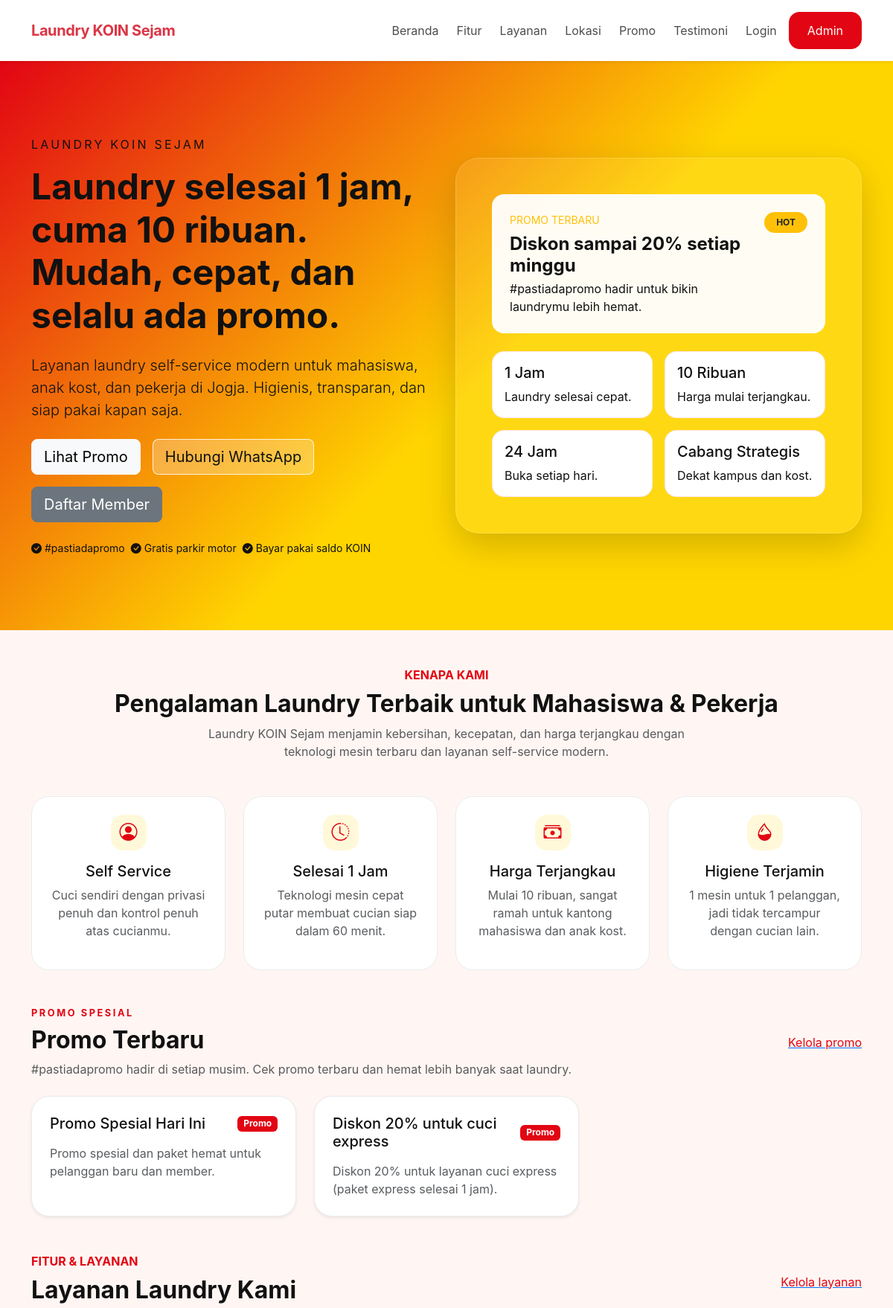
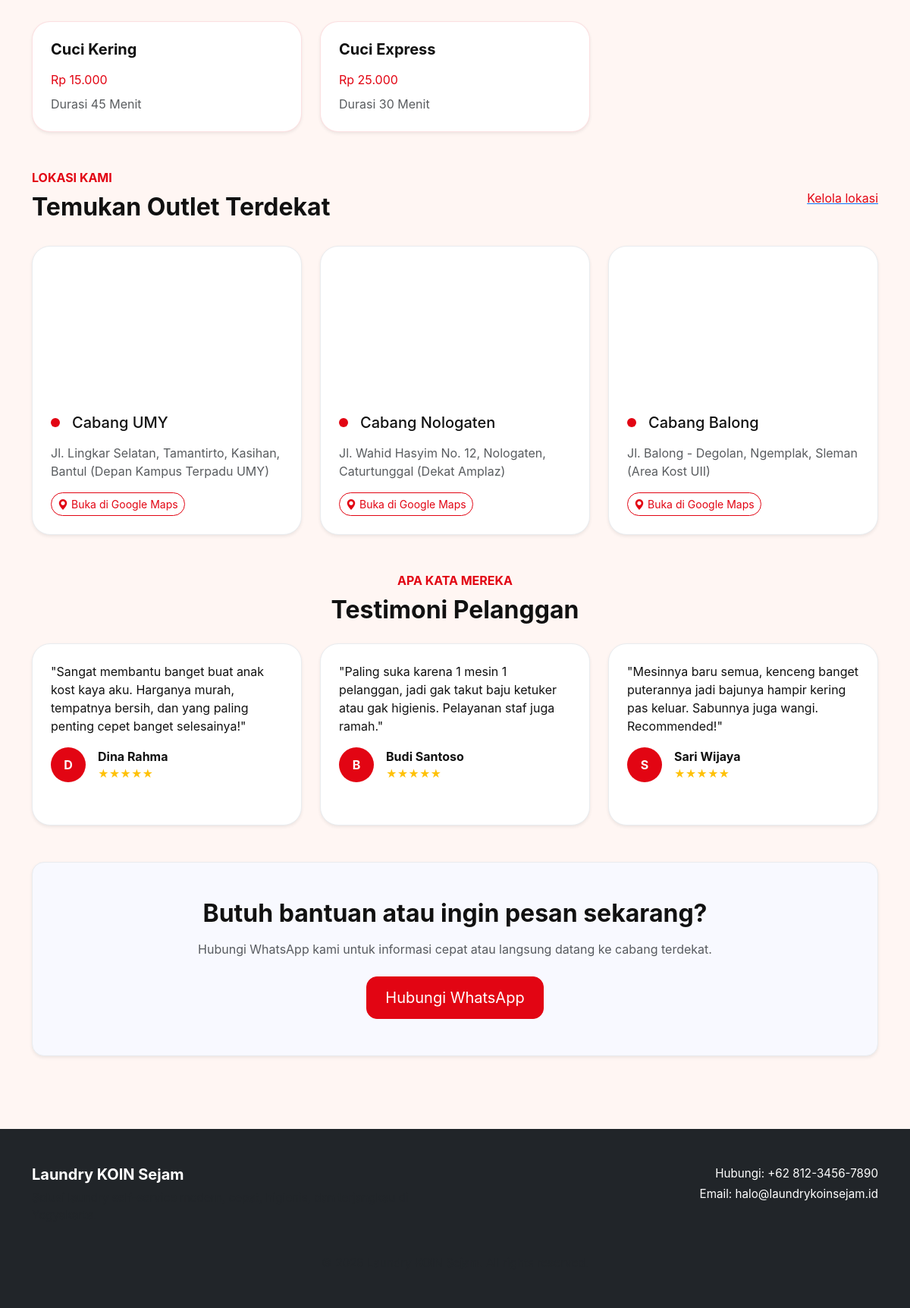
The page / on the database its author committed (2 pictures, top to bottom).
### tables this page shows
CREATE TABLE `promo` (
  `id` INT UNSIGNED NOT NULL AUTO_INCREMENT,
  `judul_promo` VARCHAR(255) NOT NULL,
  `deskripsi` TEXT NOT NULL,
  PRIMARY KEY (`id`)
);

CREATE TABLE `layanan` (
  `id` INT UNSIGNED NOT NULL AUTO_INCREMENT,
  `nama_layanan` VARCHAR(255) NOT NULL,
  `harga` INT UNSIGNED NOT NULL,
  `durasi` VARCHAR(100) NOT NULL,
  PRIMARY KEY (`id`)
);

CREATE TABLE `lokasi` (
  `id` INT UNSIGNED NOT NULL AUTO_INCREMENT,
  `nama_lokasi` VARCHAR(255) NOT NULL,
  `alamat` TEXT NOT NULL,
  `image_url` VARCHAR(255) DEFAULT NULL,
  `maps_url` VARCHAR(255) DEFAULT NULL,
  `latitude` DECIMAL(10,7) NOT NULL DEFAULT 0.0,
  `longitude` DECIMAL(10,7) NOT NULL DEFAULT 0.0,
  PRIMARY KEY (`id`)
);

CREATE TABLE `testimoni` (
  `id` INT UNSIGNED NOT NULL AUTO_INCREMENT,
  `nama_pelanggan` VARCHAR(255) NOT NULL,
  `isi_testimoni` TEXT NOT NULL,
  `rating` TINYINT UNSIGNED NOT NULL DEFAULT 5,
  PRIMARY KEY (`id`)
);

### index.php (the view, shortened to what the rows shown need)
<?php
require_once 'includes/koneksi.php';
$serviceList = query($koneksi, "SELECT * FROM layanan ORDER BY id ASC LIMIT 6");
$locationList = query($koneksi, "SELECT * FROM lokasi ORDER BY id ASC LIMIT 4");
$promoList = query($koneksi, "SELECT * FROM promo ORDER BY id DESC LIMIT 3");
$testimonialList = query($koneksi, "SELECT * FROM testimoni ORDER BY id DESC LIMIT 3");
?>
<!DOCTYPE html>
<html lang="id">
<head>
    <link rel="stylesheet" href="https://cdn.jsdelivr.net/npm/bootstrap@5.3.2/dist/css/bootstrap.min.css">
    <link rel="stylesheet" href="https://cdn.jsdelivr.net/npm/bootstrap-icons@1.11.3/font/bootstrap-icons.css">
    <link rel="stylesheet" href="assets/css/style.css">
</head>
<body>
    <section id="home" class="hero-home">
        <div class="container py-7">
            <div class="row align-items-center gy-5">
                <div class="col-lg-6">
                    <h1 class="display-5 fw-bold mb-4">Laundry selesai 1 jam, cuma 10 ribuan. Mudah, cepat, dan selalu ada promo.</h1>
                </div>
            </div>
        </div>
    </section>
    <main class="container py-5">
        <section id="features" class="mb-5">
            <div class="text-center mb-5">
                <h2 class="fw-bold">Pengalaman Laundry Terbaik untuk Mahasiswa & Pekerja</h2>
            </div>
        </section>
        <section id="promo" class="mb-5">
            <div class="d-flex justify-content-between align-items-center mb-4 flex-column flex-md-row gap-3">
                <div>
                    <h2 class="fw-bold">Promo Terbaru</h2>
                </div>
            </div>
            <div class="row g-4">
                <?php if ($promoList && mysqli_num_rows($promoList) > 0): ?>
                    <?php while ($promo = mysqli_fetch_assoc($promoList)): ?>
                        <div class="col-md-6 col-xl-4">
                            <div class="promo-card p-4 h-100 shadow-sm">
                                <div class="d-flex align-items-center justify-content-between mb-3">
                                    <h5 class="mb-0"><?= htmlspecialchars($promo['judul_promo']) ?></h5>
                                    <span class="badge bg-primary">Promo</span>
                                </div>
                                <p class="text-muted mb-0"><?= htmlspecialchars($promo['deskripsi']) ?></p>
                            </div>
                        </div>
                    <?php endwhile; ?>
                <?php else: ?>
                    <div class="col-12"><div class="alert alert-secondary">Belum ada promo aktif.</div></div>
                <?php endif; ?>
            </div>
        </section>
        <section id="services" class="mb-5">
            <div class="d-flex justify-content-between align-items-center mb-4">
                <div>
                    <h2 class="fw-bold">Layanan Laundry Kami</h2>
                </div>
            </div>
            <div class="row g-4">
                <?php if ($serviceList && mysqli_num_rows($serviceList) > 0): ?>
                    <?php while ($service = mysqli_fetch_assoc($serviceList)): ?>
                        <div class="col-md-6 col-xl-4">
                            <div class="service-card p-4 h-100 shadow-sm">
                                <h5><?= htmlspecialchars($service['nama_layanan']) ?></h5>
                                <p class="price mb-2"><?= formatRupiah($service['harga']) ?></p>
                                <p class="text-muted mb-0">Durasi <?= htmlspecialchars($service['durasi']) ?></p>
                            </div>
                        </div>
                    <?php endwhile; ?>
                <?php else: ?>
                    <div class="col-12"><div class="alert alert-secondary">Belum ada layanan yang tersedia.</div></div>
                <?php endif; ?>
            </div>
        </section>
        <section id="locations" class="mb-5">
            <div class="d-flex justify-content-between align-items-center mb-4">
                <div>
                    <h2 class="fw-bold">Temukan Outlet Terdekat</h2>
                </div>
            </div>
            <div class="row g-4">
                <?php if ($locationList && mysqli_num_rows($locationList) > 0): ?>
                    <?php while ($location = mysqli_fetch_assoc($locationList)): ?>
                        <div class="col-md-6 col-xl-4">
                            <div class="location-card p-4 h-100 shadow-sm">
                                <?php if (!empty($location['image_url'])): ?>
                                    <div class="location-image mb-3" style="background-image:url('<?= htmlspecialchars($location['image_url']) ?>');"></div>
                                <?php endif; ?>
                                <div class="d-flex align-items-center mb-3">
                                    <div class="location-dot"></div>
                                    <h5 class="mb-0 ms-3"><?= htmlspecialchars($location['nama_lokasi']) ?></h5>
                                </div>
                                <p class="text-muted mb-3"><?= nl2br(htmlspecialchars($location['alamat'])) ?></p>
                                <?php if (!empty($location['maps_url'])): ?>
                                    <a href="<?= htmlspecialchars($location['maps_url']) ?>" target="_blank" class="btn btn-outline-primary btn-sm rounded-pill">
                                        <i class="bi bi-geo-alt-fill me-1"></i>Buka di Google Maps
                                    </a>
                                <?php endif; ?>
                            </div>
                        </div>
                    <?php endwhile; ?>
                <?php else: ?>
                    <div class="col-12"><div class="alert alert-secondary">Belum ada lokasi cabang.</div></div>
                <?php endif; ?>
            </div>
        </section>
        <section id="testimonials" class="mb-5">
            <div class="text-center mb-4">
                <h2 class="fw-bold">Testimoni Pelanggan</h2>
            </div>
            <div class="row g-4">
                <?php if ($testimonialList && mysqli_num_rows($testimonialList) > 0): ?>
                    <?php while ($testi = mysqli_fetch_assoc($testimonialList)): ?>
                        <div class="col-md-6 col-xl-4">
                            <div class="testimonial-card p-4 h-100 shadow-sm">
                                <p class="mb-3">"<?= htmlspecialchars($testi['isi_testimoni']) ?>"</p>
                                <div class="d-flex align-items-center gap-3">
                                    <div class="testimonial-avatar"><?= strtoupper(substr($testi['nama_pelanggan'], 0, 1)) ?></div>
                                    <div>
                                        <strong><?= htmlspecialchars($testi['nama_pelanggan']) ?></strong>
                                        <div class="text-warning small"><?= str_repeat('★', max(1, min(5, (int)$testi['rating']))) ?></div>
                                    </div>
                                </div>
                            </div>
                        </div>
                    <?php endwhile; ?>
                <?php else: ?>
                    <div class="col-12"><div class="alert alert-secondary">Belum ada testimoni.</div></div>
                <?php endif; ?>
            </div>
        </section>
        <section id="contact" class="mb-5">
            <div class="contact-card p-5 shadow-sm rounded-4 text-center">
                <h2 class="fw-bold mb-3">Butuh bantuan atau ingin pesan sekarang?</h2>
            </div>
        </section>
    </main>
</body>
</html>

### rows shown on the page
promo: judul_promo "Promo Spesial Hari Ini", deskripsi "Promo spesial dan paket hemat untuk pelanggan baru dan member."
promo: judul_promo "Diskon 20% untuk cuci express", deskripsi "Diskon 20% untuk layanan cuci express (paket express selesai 1 jam)."
layanan: nama_layanan "Cuci Kering", harga "Rp 15.000", durasi "45 Menit"
layanan: nama_layanan "Cuci Express", harga "Rp 25.000", durasi "30 Menit"
lokasi: nama_lokasi "Cabang UMY", alamat "Jl. Lingkar Selatan, Tamantirto, Kasihan, Bantul (Depan Kampus Terpadu UMY)"
lokasi: nama_lokasi "Cabang Nologaten", alamat "Jl. Wahid Hasyim No. 12, Nologaten, Caturtunggal (Dekat Amplaz)"
lokasi: nama_lokasi "Cabang Balong", alamat "Jl. Balong - Degolan, Ngemplak, Sleman (Area Kost UII)"
testimoni: isi_testimoni "Sangat membantu banget buat anak kost kaya aku. Harganya murah, tempatnya bersih, dan yang paling penting cepet banget selesainya!", nama_pelanggan "D", nama_pelanggan "Dina Rahma", rating "★★★★★"
testimoni: isi_testimoni "Paling suka karena 1 mesin 1 pelanggan, jadi gak takut baju ketuker atau gak higienis. Pelayanan staf juga ramah.", nama_pelanggan "B", nama_pelanggan "Budi Santoso", rating "★★★★★"
testimoni: isi_testimoni "Mesinnya baru semua, kenceng banget puterannya jadi bajunya hampir kering pas keluar. Sabunnya juga wangi. Recommended!", nama_pelanggan "S", nama_pelanggan "Sari Wijaya", rating "★★★★★"
